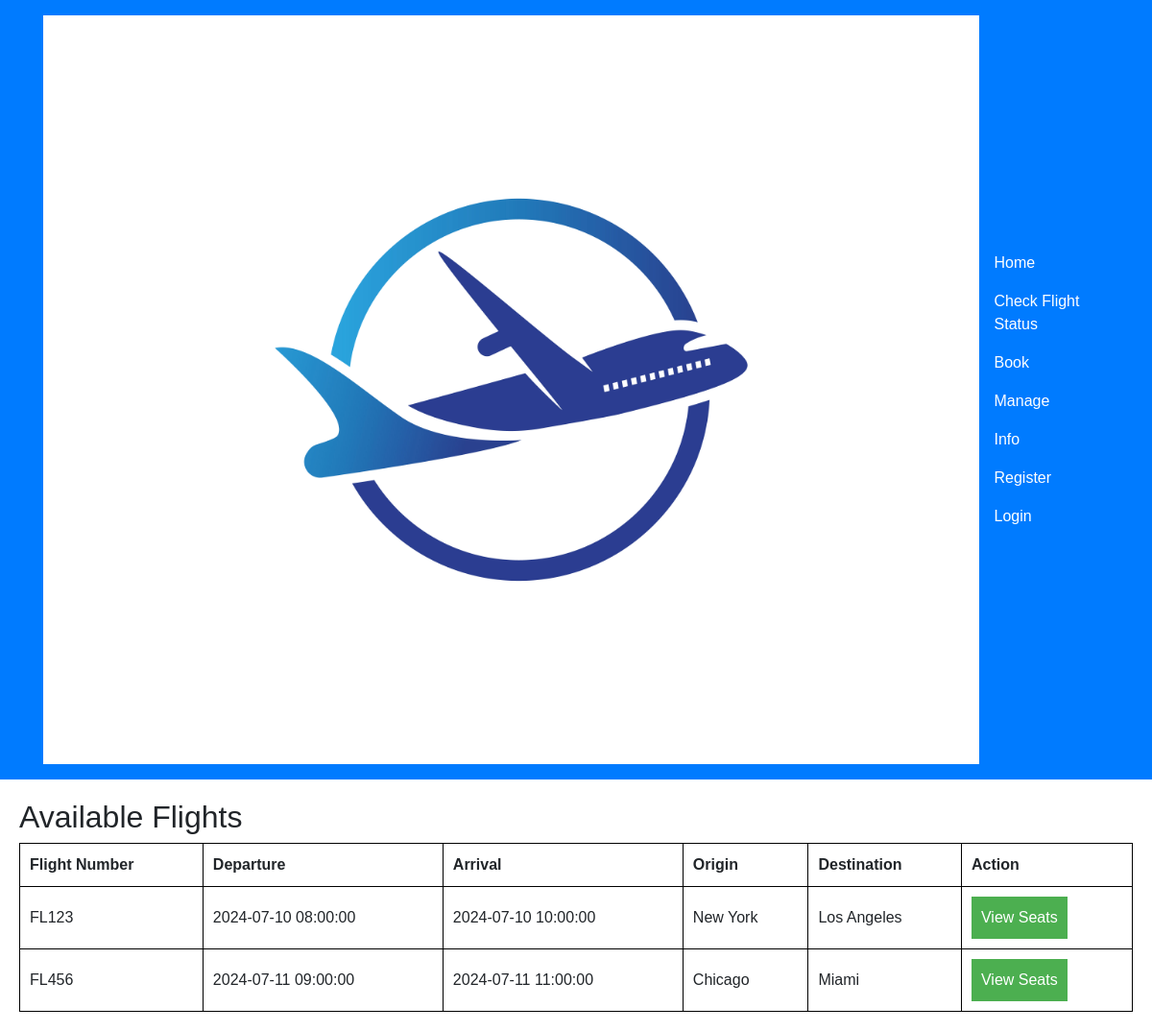
Page /flights.php on the committed database.
### tables this page shows
CREATE TABLE `flight` (
  `FlightID` int(11) NOT NULL,
  `PlaneID` int(11) DEFAULT NULL,
  `FlightNumber` varchar(20) NOT NULL,
  `DepartureTime` datetime NOT NULL,
  `ArrivalTime` datetime NOT NULL,
  `DepartureLocation` varchar(255) NOT NULL,
  `ArrivalLocation` varchar(255) NOT NULL,
  `fare` int(6) NOT NULL,
  `Duration Time` int(11) NOT NULL,
  `CabinClass` int(11) NOT NULL
);

### flights.php (the view, shortened to what this page needs)
<?php
include('includes/db.php');
$sql = "SELECT * FROM flight";
$result = $conn->query($sql);
include('includes/header.php');
?>
<main>
    <h2>Available Flights</h2>
    <table>
        <tr>
            <th>Flight Number</th>
            <th>Departure</th>
            <th>Arrival</th>
            <th>Origin</th>
            <th>Destination</th>
            <th>Action</th>
        </tr>
        <?php while ($row = $result->fetch_assoc()) : ?>
            <tr>
                <td><?php echo $row['FlightNumber']; ?></td>
                <td><?php echo $row['DepartureTime']; ?></td>
                <td><?php echo $row['ArrivalTime']; ?></td>
                <td><?php echo $row['DepartureLocation']; ?></td>
                <td><?php echo $row['ArrivalLocation']; ?></td>
                <?php
                if (!isset($_SESSION['user_id'])) {
                ?>
                    <td>
                        <form method="POST" action="seat/seat.php">
                            <button type="submit">View Seats</button>
                        </form>
                    </td>
                <?php
                } else {
                ?>
                    <td><a href="book.php?flight_id=<?php echo $row['FlightID']; ?>">Book</a></td>
                <?php
                }
                ?>
            </tr>
        <?php endwhile; ?>
    </table>
</main>
</body>
</html>

### assets/style.css (style rules this page uses)
body { font-family: Arial, sans-serif; margin: 0; padding: 0; }
main { padding: 20px; }
table { width: 100%; border-collapse: collapse; }
table, th, td { border: 1px solid #000; }
th, td { padding: 10px; text-align: left; }
button { padding: 10px; background-color: #4CAF50; color: white; border: none; cursor: pointer; }

### rows in the picture
flight: FlightNumber "FL123", DepartureTime "2024-07-10 08:00:00", ArrivalTime "2024-07-10 10:00:00", DepartureLocation "New York", ArrivalLocation "Los Angeles"
flight: FlightNumber "FL456", DepartureTime "2024-07-11 09:00:00", ArrivalTime "2024-07-11 11:00:00", DepartureLocation "Chicago", ArrivalLocation "Miami"
